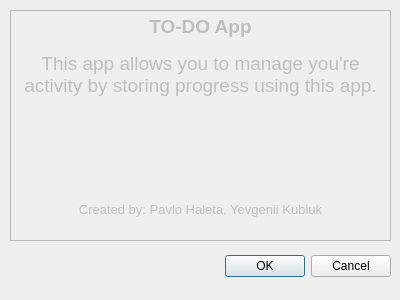
<?xml version="1.0" encoding="UTF-8"?>
<ui version="4.0">
 <class>help</class>
 <widget class="QDialog" name="help">
  <property name="geometry">
   <rect>
    <x>0</x>
    <y>0</y>
    <width>400</width>
    <height>300</height>
   </rect>
  </property>
  <property name="windowTitle">
   <string>Dialog</string>
  </property>
  <widget class="QDialogButtonBox" name="buttonBox">
   <property name="geometry">
    <rect>
     <x>50</x>
     <y>250</y>
     <width>341</width>
     <height>32</height>
    </rect>
   </property>
   <property name="orientation">
    <enum>Qt::Horizontal</enum>
   </property>
   <property name="standardButtons">
    <set>QDialogButtonBox::Cancel|QDialogButtonBox::Ok</set>
   </property>
  </widget>
  <widget class="QTextEdit" name="textEdit">
   <property name="enabled">
    <bool>false</bool>
   </property>
   <property name="geometry">
    <rect>
     <x>10</x>
     <y>10</y>
     <width>381</width>
     <height>231</height>
    </rect>
   </property>
   <property name="html">
    <string>&lt;!DOCTYPE HTML PUBLIC &quot;-//W3C//DTD HTML 4.0//EN&quot; &quot;http://www.w3.org/TR/REC-html40/strict.dtd&quot;&gt;
&lt;html&gt;&lt;head&gt;&lt;meta name=&quot;qrichtext&quot; content=&quot;1&quot; /&gt;&lt;style type=&quot;text/css&quot;&gt;
p, li { white-space: pre-wrap; }
&lt;/style&gt;&lt;/head&gt;&lt;body style=&quot; font-family:'MS Shell Dlg 2'; font-size:8.25pt; font-weight:400; font-style:normal;&quot;&gt;
&lt;p align=&quot;center&quot; style=&quot; margin-top:14px; margin-bottom:12px; margin-left:0px; margin-right:0px; -qt-block-indent:0; text-indent:0px;&quot;&gt;&lt;span style=&quot; font-size:14pt; font-weight:600;&quot;&gt;TO-DO App&lt;/span&gt;&lt;/p&gt;
&lt;p align=&quot;center&quot; style=&quot; margin-top:14px; margin-bottom:12px; margin-left:0px; margin-right:0px; -qt-block-indent:0; text-indent:0px;&quot;&gt;&lt;span style=&quot; font-size:14pt;&quot;&gt;This app allows you to manage you're activity by storing progress using this app.&lt;/span&gt;&lt;/p&gt;
&lt;p align=&quot;center&quot; style=&quot;-qt-paragraph-type:empty; margin-top:14px; margin-bottom:12px; margin-left:0px; margin-right:0px; -qt-block-indent:0; text-indent:0px; font-size:14pt;&quot;&gt;&lt;br /&gt;&lt;/p&gt;
&lt;p align=&quot;center&quot; style=&quot;-qt-paragraph-type:empty; margin-top:14px; margin-bottom:12px; margin-left:0px; margin-right:0px; -qt-block-indent:0; text-indent:0px;&quot;&gt;&lt;br /&gt;&lt;/p&gt;
&lt;p align=&quot;center&quot; style=&quot;-qt-paragraph-type:empty; margin-top:14px; margin-bottom:12px; margin-left:0px; margin-right:0px; -qt-block-indent:0; text-indent:0px;&quot;&gt;&lt;br /&gt;&lt;/p&gt;
&lt;p align=&quot;center&quot; style=&quot; margin-top:14px; margin-bottom:12px; margin-left:0px; margin-right:0px; -qt-block-indent:0; text-indent:0px;&quot;&gt;&lt;span style=&quot; font-size:10pt;&quot;&gt;Created by: Pavlo Haleta, Yevgenii Kubiuk&lt;/span&gt;&lt;/p&gt;&lt;/body&gt;&lt;/html&gt;</string>
   </property>
  </widget>
 </widget>
 <resources/>
 <connections>
  <connection>
   <sender>buttonBox</sender>
   <signal>accepted()</signal>
   <receiver>help</receiver>
   <slot>accept()</slot>
   <hints>
    <hint type="sourcelabel">
     <x>248</x>
     <y>254</y>
    </hint>
    <hint type="destinationlabel">
     <x>157</x>
     <y>274</y>
    </hint>
   </hints>
  </connection>
  <connection>
   <sender>buttonBox</sender>
   <signal>rejected()</signal>
   <receiver>help</receiver>
   <slot>reject()</slot>
   <hints>
    <hint type="sourcelabel">
     <x>316</x>
     <y>260</y>
    </hint>
    <hint type="destinationlabel">
     <x>286</x>
     <y>274</y>
    </hint>
   </hints>
  </connection>
 </connections>
</ui>
